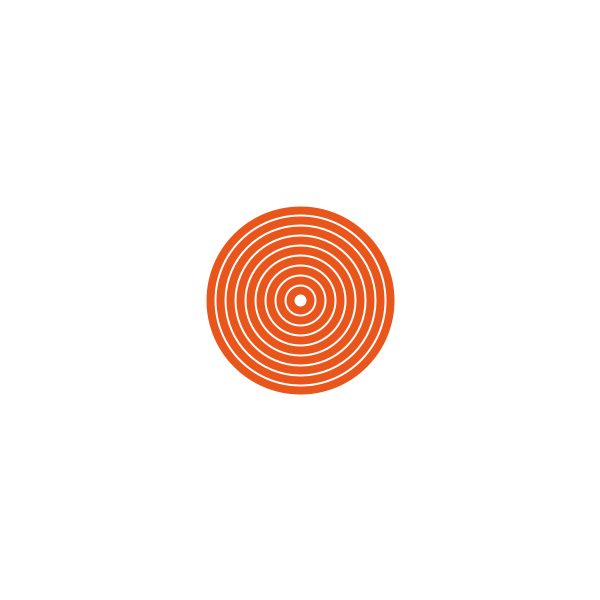
Frame 1 (no input)
Frame 60 (the mouse pressed at the canvas centre just before this capture): identical to frame 1, image omitted
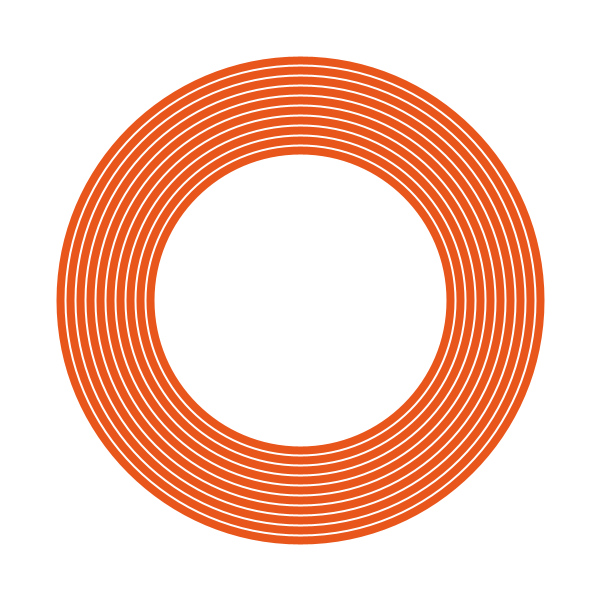
Frame 120 (the mouse held since frame 60 and released just before this capture)

The Processing sketch that drew these frames (run headless with seeded random() and noise(); from frame 60 on, the mouse is pressed at the canvas centre):

// Processing sketch: forLoop1
// ── forLoop1.pde
float kreis;

void setup() {
  size(600, 600); 
  noFill();
  stroke(#E8561C);
  strokeWeight(8);

  kreis = 20;
}

void draw() {
  background(255, 255, 255);
  for (int i = 0; i < 10; i++) {
    ellipse(width/2, height/2, kreis*i+mouseX, kreis*i+mouseY );
  }
}
